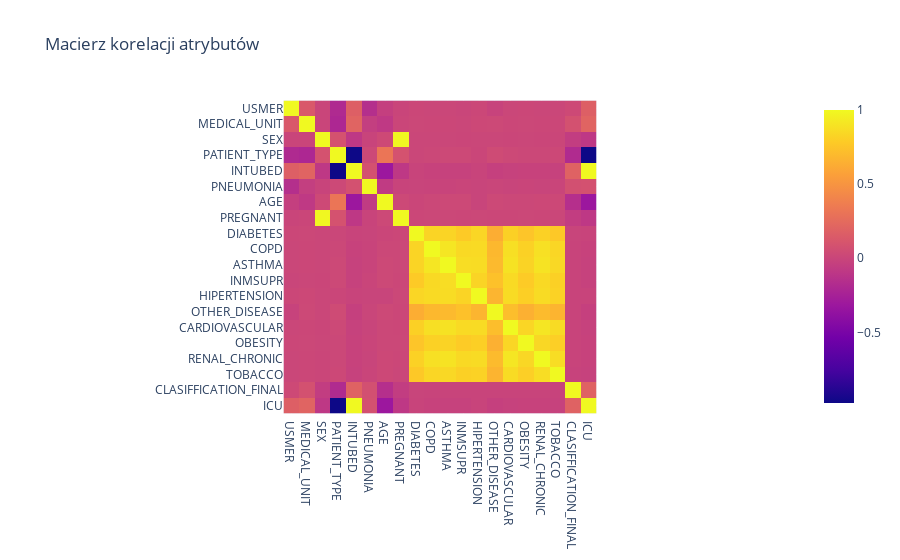

Source (notebook cell):
### Markdown cell above
##Macierz Koleracji Atrybutów

### Code cell
px.imshow(df.corr(),title="Macierz korelacji atrybutów")

### Figure 1 — Plotly figure (JSON) as saved in the notebook; plotly's stock layout.template omitted (floating-point values rounded to 4 significant figures; data arrays with more than 128 entries replaced by an {"elided": "..."} marker saying what was removed)
{"data": [{"coloraxis": "coloraxis", "hovertemplate": "x: %{x}<br>y: %{y}<br>color: %{z}<extra></extra>", "name": "0", "type": "heatmap", "x": ["USMER", "MEDICAL_UNIT", "SEX", "PATIENT_TYPE", "INTUBED", "PNEUMONIA", "AGE", "PREGNANT", "DIABETES", "COPD", "ASTHMA", "INMSUPR", "HIPERTENSION", "OTHER_DISEASE", "CARDIOVASCULAR", "OBESITY", "RENAL_CHRONIC", "TOBACCO", "CLASIFFICATION_FINAL", "ICU"], "xaxis": "x", "y": ["USMER", "MEDICAL_UNIT", "SEX", "PATIENT_TYPE", "INTUBED", "PNEUMONIA", "AGE", "PREGNANT", "DIABETES", "COPD", "ASTHMA", "INMSUPR", "HIPERTENSION", "OTHER_DISEASE", "CARDIOVASCULAR", "OBESITY", "RENAL_CHRONIC", "TOBACCO", "CLASIFFICATION_FINAL", "ICU"], "yaxis": "y", "z": {"elided": "20x20 float values"}}], "layout": {"coloraxis": {"colorscale": [[0, "#0d0887"], [0.1111, "#46039f"], [0.2222, "#7201a8"], [0.3333, "#9c179e"], [0.4444, "#bd3786"], [0.5556, "#d8576b"], [0.6667, "#ed7953"], [0.7778, "#fb9f3a"], [0.8889, "#fdca26"], [1, "#f0f921"]]}, "title": {"text": "Macierz korelacji atrybutów"}, "xaxis": {"anchor": "y", "constrain": "domain", "domain": [0, 1], "scaleanchor": "y"}, "yaxis": {"anchor": "x", "autorange": "reversed", "constrain": "domain", "domain": [0, 1]}}}
